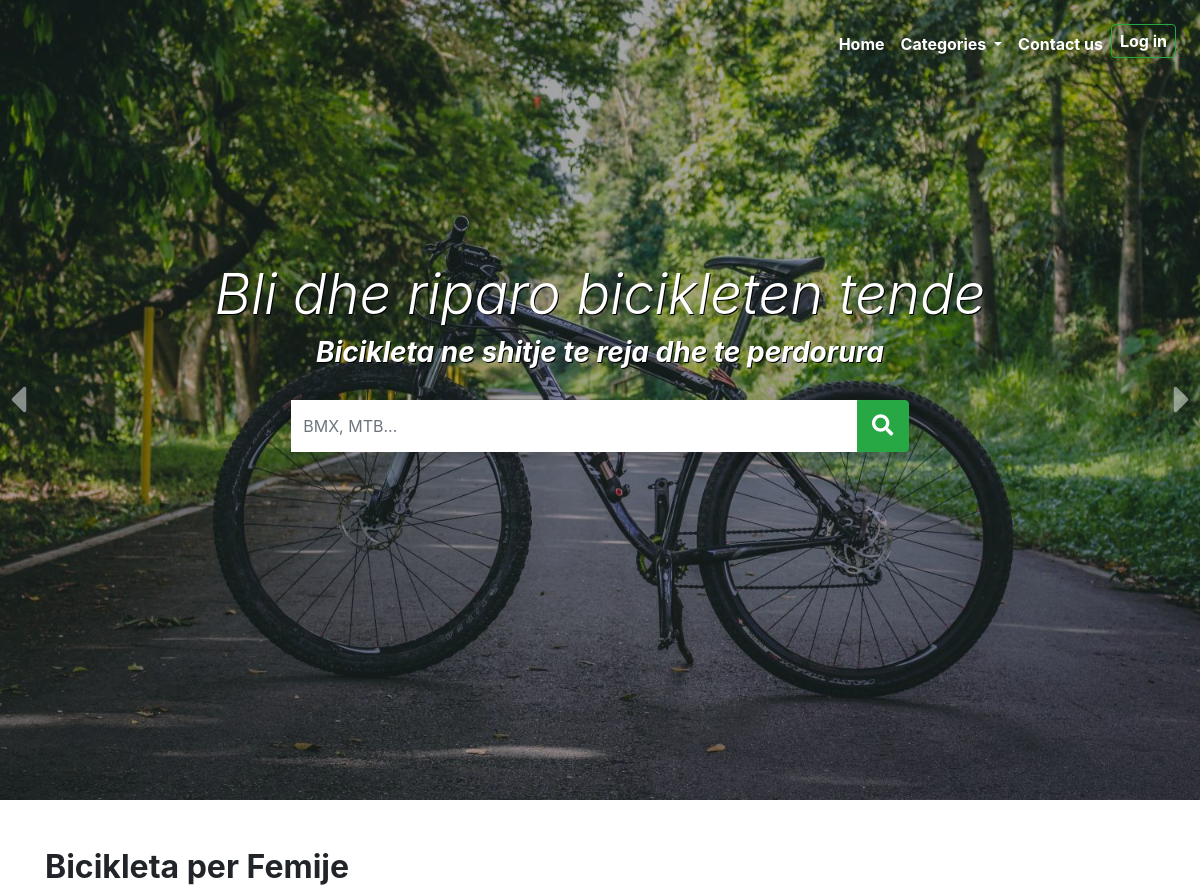
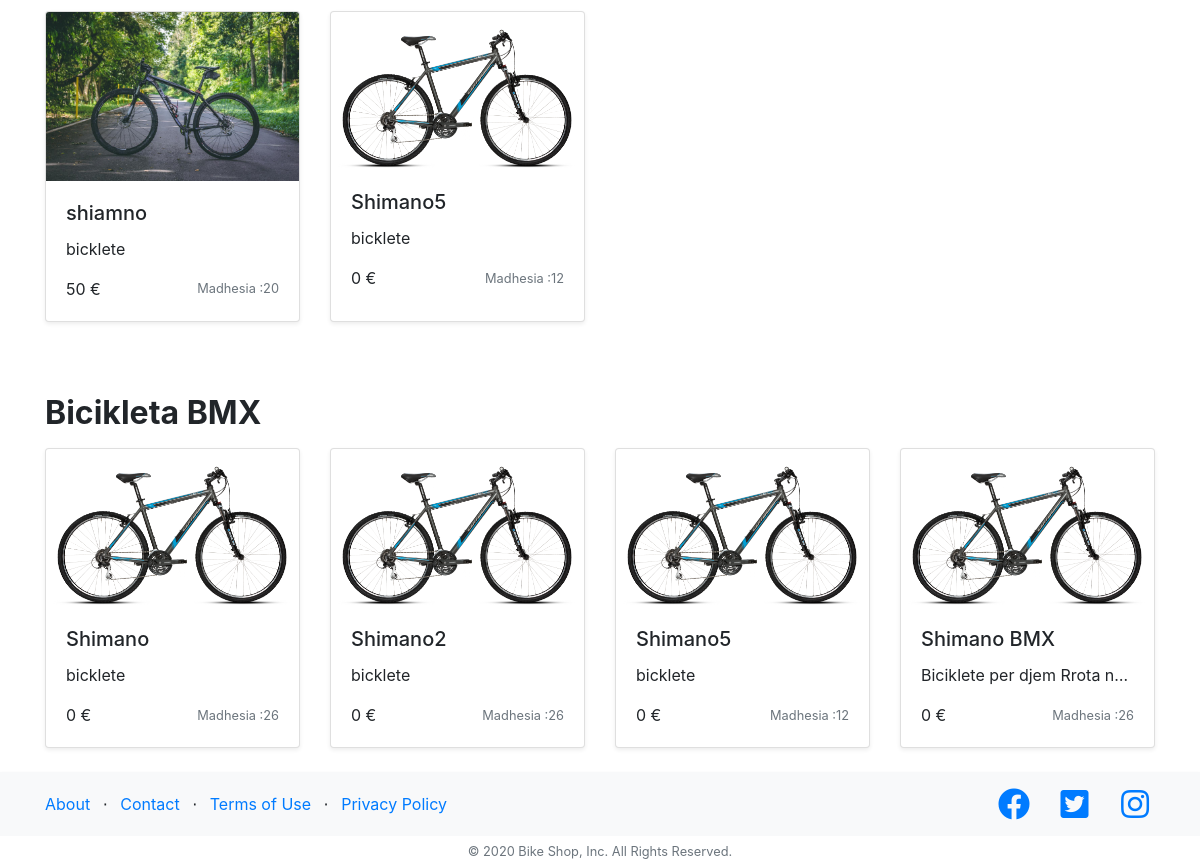
The page / on the database its author committed (2 pictures, top to bottom).
### shop/models.py (models this page shows, shortened)
class Bikes(models.Model):
    name = models.CharField(max_length=35, default="Shimano")
    size = models.CharField(max_length=2, default=26)
    color = models.CharField(max_length=10, default="Blu")
    description = models.TextField(default="bicklete")
    full_description = RichTextField(blank=True, null=True)
    price = models.CharField(max_length=5, default=0)
    image = models.ImageField(default="defalut.png")
    age_category = models.CharField(default=16, max_length=15)
    bike_categories = models.CharField(default="BMX", max_length=50)
    class Meta:
        verbose_name_plural = 'Bikes'

### shop/views.py (the view)
# urls.py: path('', views.index, name='index'),
def index(request):
    if request.method == 'POST':
        form = HomeSearchForm(request.POST)
        if form.is_valid():
            return HttpResponseRedirect('/search?q='+form.cleaned_data['search'])
    else:
        form = HomeSearchForm()
    kid_bikes = Bikes.objects.filter(size__lte=20)
    BMX_bikes = Bikes.objects.filter(bike_categories="BMX")
    context = {'kid_bikes': kid_bikes, 'BMX_bikes': BMX_bikes, 'form': form}
    return render(request, 'shop/index.html', context)

### shop/forms.py
class HomeSearchForm(forms.Form):
    search = forms.CharField(max_length=100, widget=forms.TextInput(
        attrs={'class': 'form-control input-search-text border-0', 'placeholder': 'BMX, MTB...'}))

### shop/templates/shop/index.html (shortened to what this page needs)
{% extends 'shop/layout.html' %}
{% block content %}
    <div id="carouselExampleCaptions" class="carousel slide carousel-fade" data-ride="carousel">
        <div class="carousel-inner">
            <div class="carousel-item main-carousel-item position-relative active">
                <div class="carousel-caption d-none d-md-block w-100 h-100">
                    <div class="text-center font-italic caption-text w-100 py-4">
                        <h1 class="display-4">Bli dhe riparo bicikleten tende</h1>
                        <h3 class="font-weight-bolder">Bicikleta ne shitje te reja dhe te perdorura</h3>
                    </div>
                </div>
            </div>
        </div>
        <a class="carousel-control-prev" href="#carouselExampleCaptions" role="button" data-slide="prev">
            <span class="fas fa-caret-left p-0 pr-4 text-light" aria-hidden="true"></span>
        </a>
        <a class="carousel-control-next" href="#carouselExampleCaptions" role="button" data-slide="next">
            <span class="fas fa-caret-right p-0 pl-4 text-light" aria-hidden="true"></span>
        </a>
        <div class="w-100 search-block">
            <div class="container">
                <div class="col-md-7 m-auto">
                  <form method="POST">
                    <div class="input-group mb-3 shadow">
                          {{form.search}}
                      <div class="input-group-append">
                          <button class="btn btn-success btn-search" type="submit"><i class="fas fa-search fa-lg"></i></button>
                      </div>
                    </div>
                  </form>
                </div>
            </div>
        </div>
    </div>
<div class="container">
    <div class="row mt-5">
        <div class="col-md-12">
            <h2 class="font-weight-bold mb-3">Bicikleta per Femije</h2>
        </div>
    </div>
    <div class="row row-cols-1 row-cols-lg-4 row-cols-md-3">
        {%for bike in kid_bikes%}
            <div class="col mb-4 bike">
                <a href="/bike/{{ bike.name }}" class="text-decoration-none">
                    <div class="card h-100 shadow-sm">
                        <img src="{{bike.image.url}}" class="card-img-top" alt="...">
                        <div class="card-body">
                            <h5 class="card-title">{{bike.name}}</h5>
                            <p class="card-text text-truncate">{{bike.description}}</p>
                            <div class="d-flex align-items-center justify-content-between mt-1">
                                <span class="product-price">{{bike.price}} &euro;</span>
                                <small class="text-muted">Madhesia :{{bike.size}}</small>
                            </div>
                        </div>
                    </div>
                </a>
            </div>
        {% endfor%}
    </div>
    <div class="row mt-5">
        <div class="col-md-12">
            <h2 class="font-weight-bold mb-3">Bicikleta BMX</h2>
        </div>
    </div>
    <div class="row row-cols-1 row-cols-lg-4 row-cols-md-3">
        {%for bike in BMX_bikes%}
            <div class="col mb-4 bike">
                <a href="/bike/{{ bike.name }}" class="text-decoration-none">
                    <div class="card h-100 shadow-sm">
                        <img src="{{bike.image.url}}" class="card-img-top" alt="...">
                        <div class="card-body">
                            <h5 class="card-title">{{bike.name}}</h5>
                            <p class="card-text text-truncate">{{bike.description}}</p>
                            <div class="d-flex align-items-center justify-content-between mt-1">
                                <span class="product-price">{{bike.price}} &euro;</span>
                                <small class="text-muted">Madhesia :{{bike.size}}</small>
                            </div>
                        </div>
                    </div>
                </a>
            </div>
        {% endfor%}
    </div>
</div>
{% endblock %}

### shop/static/shop/home.css (style rules this page uses)
.carousel-control-next, .carousel-control-prev { z-index: 10; width: 5%; }
.carousel-control-next span, .carousel-control-prev span { font-size: 44px; }
.main-carousel-item { height: 100vh; min-height: 360px; }
.carousel-caption { background-color: rgba(2, 2, 2, 0.35); left: 0; bottom: 0; }
.carousel-caption .caption-text { position: absolute; top: calc(50% - 163px); text-shadow: 1px 1px 0 black; }
.bike a { color: inherit !important; }
.search-block { position: absolute; top: 50%; z-index: 1; }
.input-search-text { height: 52px; }
.btn-search { width: 52px; }
html { position: relative; min-height: 100%; }
body { margin-bottom: 95px; }

### rows shown on the page
Bikes: image (picture), name "shiamno", description "bicklete", price "50", size "20"
Bikes: image (picture), name "Shimano5", description "bicklete", price "0", size "12"
Bikes: image (picture), name "Shimano", description "bicklete", price "0", size "26"
Bikes: image (picture), name "Shimano2", description "bicklete", price "0", size "26"
Bikes: image (picture), name "Shimano BMX", description "Biciklete per djem Rrota n…", price "0", size "26"
